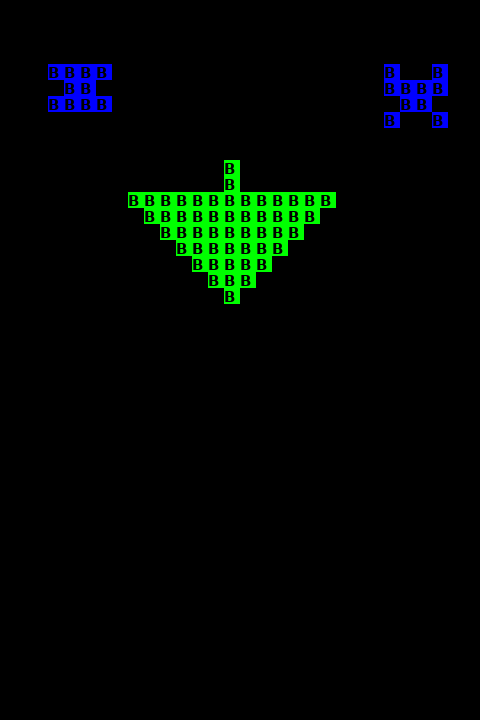

This game map was drawn from its Tiled (.tmx) file and the tilesets committed beside it. A one-line description and the trimmed map source follow:
An orthogonal 30x45 tile map with 16x16 px tiles, 1 tile layer (block_behaviors), 2 hidden layers not drawn, 3 tilesets.

<map version="1.0" tiledversion="1.1.4" orientation="orthogonal" renderorder="right-down" width="30" height="45" tilewidth="16" tileheight="16" infinite="0" nextobjectid="1">
 <tileset firstgid="1" source="block_images.tsx" />
 <tileset firstgid="1351" source="block_behaviors.tsx" />
 <tileset firstgid="2701" source="power_up_behaviors.tsx" />
 <layer name="block_behaviors" width="30" height="45">
  <data>[1350 cells, 71 non-empty, 2 distinct tile ids]</data>
 </layer>
 <layer name="power_ups" width="30" height="45" visible="0">
  <data>[1350 cells, 0 non-empty, 0 distinct tile ids]</data>
 </layer>
 <layer name="blocks" width="30" height="45" visible="0" opacity="0.46">
  <data>[1350 cells, 71 non-empty, 2 distinct tile ids]</data>
 </layer>
</map>
